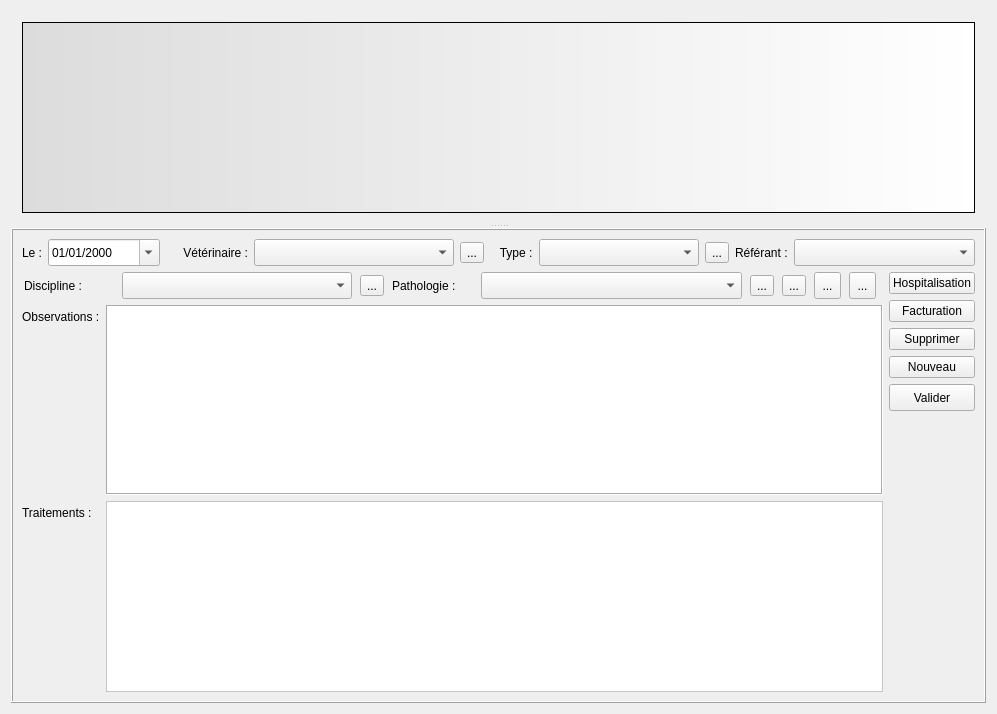
  <widget class="QWidget" name="tab_consulation">
   <attribute name="title">
    <string>Consultations</string>
   </attribute>
   <layout class="QVBoxLayout" name="verticalLayout_10">
    <item>
     <widget class="QSplitter" name="splitter">
      <property name="sizePolicy">
       <sizepolicy hsizetype="Preferred" vsizetype="Preferred">
        <horstretch>0</horstretch>
        <verstretch>0</verstretch>
       </sizepolicy>
      </property>
      <property name="maximumSize">
       <size>
        <width>16777215</width>
        <height>16777215</height>
       </size>
      </property>
      <property name="orientation">
       <enum>Qt::Vertical</enum>
      </property>
      <widget class="QFrame" name="frame_med_sup">
       <property name="styleSheet">
        <string notr="true">background-color: rgb(188, 255, 231,0);</string>
       </property>
       <property name="frameShape">
        <enum>QFrame::Box</enum>
       </property>
       <property name="frameShadow">
        <enum>QFrame::Raised</enum>
       </property>
       <layout class="QHBoxLayout" name="horizontalLayout_13">
        <item>
         <widget class="QTextBrowser" name="textBrowser_consultations">
          <property name="baseSize">
           <size>
            <width>0</width>
            <height>300</height>
           </size>
          </property>
          <property name="styleSheet">
           <string notr="true">background-position: right; background-image:  url(:/newPrefix/images/openvet.png);background-repeat: no-repeat; 
background-color: qlineargradient(spread:pad, x1:0, y1:0, x2:1, y2:0, stop:0 rgba(220, 220, 220, 255), stop:1 rgba(255, 255, 255, 255));</string>
          </property>
         </widget>
        </item>
       </layout>
      </widget>
      <widget class="QFrame" name="frame_med_inf">
       <property name="sizePolicy">
        <sizepolicy hsizetype="Preferred" vsizetype="Expanding">
         <horstretch>0</horstretch>
         <verstretch>0</verstretch>
        </sizepolicy>
       </property>
       <property name="minimumSize">
        <size>
         <width>0</width>
         <height>0</height>
        </size>
       </property>
       <property name="toolTip">
        <string>Ajouter un commentaire</string>
       </property>
       <property name="styleSheet">
        <string notr="true"/>
       </property>
       <property name="frameShape">
        <enum>QFrame::Box</enum>
       </property>
       <property name="frameShadow">
        <enum>QFrame::Raised</enum>
       </property>
       <layout class="QHBoxLayout" name="horizontalLayout_14">
        <item>
         <layout class="QVBoxLayout" name="verticalLayout_6">
          <item>
           <layout class="QHBoxLayout" name="horizontalLayout">
            <property name="spacing">
             <number>6</number>
            </property>
            <item>
             <widget class="QLabel" name="label_13">
              <property name="maximumSize">
               <size>
                <width>25</width>
                <height>27</height>
               </size>
              </property>
              <property name="text">
               <string>Le :</string>
              </property>
              <property name="buddy">
               <cstring>dateEdit_consult</cstring>
              </property>
             </widget>
            </item>
            <item>
             <widget class="QDateEdit" name="dateEdit_consult">
              <property name="sizePolicy">
               <sizepolicy hsizetype="Fixed" vsizetype="Fixed">
                <horstretch>0</horstretch>
                <verstretch>0</verstretch>
               </sizepolicy>
              </property>
              <property name="minimumSize">
               <size>
                <width>112</width>
                <height>27</height>
               </size>
              </property>
              <property name="maximumSize">
               <size>
                <width>16777215</width>
                <height>27</height>
               </size>
              </property>
              <property name="toolTip">
               <string>Date de consultation</string>
              </property>
              <property name="displayFormat">
               <string>dd/MM/yyyy</string>
              </property>
              <property name="calendarPopup">
               <bool>true</bool>
              </property>
             </widget>
            </item>
            <item>
             <widget class="QLabel" name="label">
              <property name="minimumSize">
               <size>
                <width>82</width>
                <height>0</height>
               </size>
              </property>
              <property name="maximumSize">
               <size>
                <width>82</width>
                <height>27</height>
               </size>
              </property>
              <property name="text">
               <string>Vétérinaire :</string>
              </property>
              <property name="textFormat">
               <enum>Qt::AutoText</enum>
              </property>
              <property name="alignment">
               <set>Qt::AlignRight|Qt::AlignTrailing|Qt::AlignVCenter</set>
              </property>
              <property name="textInteractionFlags">
               <set>Qt::LinksAccessibleByMouse</set>
              </property>
              <property name="buddy">
               <cstring>comboBox_veterinaire</cstring>
              </property>
             </widget>
            </item>
            <item>
             <widget class="MyComboBox" name="comboBox_veterinaire">
              <property name="sizePolicy">
               <sizepolicy hsizetype="Fixed" vsizetype="Fixed">
                <horstretch>0</horstretch>
                <verstretch>0</verstretch>
               </sizepolicy>
              </property>
              <property name="minimumSize">
               <size>
                <width>200</width>
                <height>27</height>
               </size>
              </property>
              <property name="maximumSize">
               <size>
                <width>16777215</width>
                <height>27</height>
               </size>
              </property>
              <property name="toolTip">
               <string>Vétérinaire consultant</string>
              </property>
              <property name="styleSheet">
               <string notr="true">selection-background-color: rgb(255, 255, 127);</string>
              </property>
              <property name="editable">
               <bool>false</bool>
              </property>
              <property name="frame">
               <bool>true</bool>
              </property>
             </widget>
            </item>
            <item>
             <widget class="QToolButton" name="toolButton_Veterinaire">
              <property name="toolTip">
               <string>Editer la liste des vétérinaires</string>
              </property>
              <property name="text">
               <string>...</string>
              </property>
              <property name="icon">
               <iconset resource="resources.qrc">
                <normaloff>:/newPrefix/images/edit1.png</normaloff>:/newPrefix/images/edit1.png</iconset>
              </property>
              <property name="iconSize">
               <size>
                <width>20</width>
                <height>20</height>
               </size>
              </property>
             </widget>
            </item>
            <item>
             <widget class="QLabel" name="label_12">
              <property name="maximumSize">
               <size>
                <width>50</width>
                <height>27</height>
               </size>
              </property>
              <property name="text">
               <string>   Type :</string>
              </property>
              <property name="buddy">
               <cstring>comboBox_consultType</cstring>
              </property>
             </widget>
            </item>
            <item>
             <widget class="MyComboBox" name="comboBox_consultType">
              <property name="minimumSize">
               <size>
                <width>160</width>
                <height>27</height>
               </size>
              </property>
              <property name="maximumSize">
               <size>
                <width>16777215</width>
                <height>27</height>
               </size>
              </property>
              <property name="toolTip">
               <string>Choir le type dominant de la consultation</string>
              </property>
              <property name="styleSheet">
               <string notr="true">selection-background-color: rgb(255, 255, 127);</string>
              </property>
             </widget>
            </item>
            <item>
             <widget class="QToolButton" name="toolButton_TypeConsultation">
              <property name="toolTip">
               <string>Editer les types de consultation</string>
              </property>
              <property name="text">
               <string>...</string>
              </property>
              <property name="icon">
               <iconset resource="resources.qrc">
                <normaloff>:/newPrefix/images/edit1.png</normaloff>:/newPrefix/images/edit1.png</iconset>
              </property>
              <property name="iconSize">
               <size>
                <width>20</width>
                <height>20</height>
               </size>
              </property>
             </widget>
            </item>
            <item>
             <widget class="QLabel" name="label_Referant">
              <property name="maximumSize">
               <size>
                <width>63</width>
                <height>27</height>
               </size>
              </property>
              <property name="text">
               <string>Référant :</string>
              </property>
              <property name="buddy">
               <cstring>comboBox_Referant</cstring>
              </property>
             </widget>
            </item>
            <item>
             <widget class="MyComboBox" name="comboBox_Referant">
              <property name="minimumSize">
               <size>
                <width>181</width>
                <height>27</height>
               </size>
              </property>
              <property name="maximumSize">
               <size>
                <width>16777215</width>
                <height>27</height>
               </size>
              </property>
              <property name="toolTip">
               <string>Choisir un vétérinaire référant</string>
              </property>
              <property name="styleSheet">
               <string notr="true">selection-background-color: rgb(255, 255, 127);</string>
              </property>
              <property name="editable">
               <bool>false</bool>
              </property>
             </widget>
            </item>
           </layout>
          </item>
          <item>
           <layout class="QHBoxLayout" name="horizontalLayout_8">
            <item>
             <layout class="QVBoxLayout" name="verticalLayout_5">
              <item>
               <layout class="QHBoxLayout" name="horizontalLayout_7">
                <item>
                 <widget class="QLabel" name="label_17">
                  <property name="maximumSize">
                   <size>
                    <width>90</width>
                    <height>27</height>
                   </size>
                  </property>
                  <property name="text">
                   <string>Discipline :</string>
                  </property>
                 </widget>
                </item>
                <item>
                 <widget class="MyComboBox" name="comboBox_PathologieDomaine">
                  <property name="minimumSize">
                   <size>
                    <width>200</width>
                    <height>27</height>
                   </size>
                  </property>
                  <property name="maximumSize">
                   <size>
                    <width>230</width>
                    <height>27</height>
                   </size>
                  </property>
                  <property name="toolTip">
                   <string>Domaine pathologique dominant de la consultation</string>
                  </property>
                  <property name="styleSheet">
                   <string notr="true">selection-background-color: rgb(255, 255, 127);</string>
                  </property>
                 </widget>
                </item>
                <item>
                 <widget class="QToolButton" name="toolButton_EditDomaine">
                  <property name="text">
                   <string>...</string>
                  </property>
                  <property name="icon">
                   <iconset resource="resources.qrc">
                    <normaloff>:/newPrefix/images/edit1.png</normaloff>:/newPrefix/images/edit1.png</iconset>
                  </property>
                  <property name="iconSize">
                   <size>
                    <width>20</width>
                    <height>20</height>
                   </size>
                  </property>
                 </widget>
                </item>
                <item>
                 <widget class="QLabel" name="label_Pathologie">
                  <property name="sizePolicy">
                   <sizepolicy hsizetype="Expanding" vsizetype="Preferred">
                    <horstretch>0</horstretch>
                    <verstretch>0</verstretch>
                   </sizepolicy>
                  </property>
                  <property name="minimumSize">
                   <size>
                    <width>81</width>
                    <height>0</height>
                   </size>
                  </property>
                  <property name="maximumSize">
                   <size>
                    <width>81</width>
                    <height>27</height>
                   </size>
                  </property>
                  <property name="text">
                   <string>Pathologie :</string>
                  </property>
                 </widget>
                </item>
                <item>
                 <widget class="MyComboBox" name="comboBox_Pathologie">
                  <property name="minimumSize">
                   <size>
                    <width>221</width>
                    <height>27</height>
                   </size>
                  </property>
                  <property name="maximumSize">
                   <size>
                    <width>261</width>
                    <height>27</height>
                   </size>
                  </property>
                  <property name="toolTip">
                   <string>Pressez Enrée pour valider la sélection</string>
                  </property>
                  <property name="styleSheet">
                   <string notr="true">selection-background-color: rgb(255, 255, 127);</string>
                  </property>
                  <property name="editable">
                   <bool>false</bool>
                  </property>
                 </widget>
                </item>
                <item>
                 <widget class="QToolButton" name="toolButton_EditPathologie">
                  <property name="toolTip">
                   <string>Editer les pathologies</string>
                  </property>
                  <property name="text">
                   <string>...</string>
                  </property>
                  <property name="icon">
                   <iconset resource="resources.qrc">
                    <normaloff>:/newPrefix/images/edit1.png</normaloff>:/newPrefix/images/edit1.png</iconset>
                  </property>
                  <property name="iconSize">
                   <size>
                    <width>20</width>
                    <height>20</height>
                   </size>
                  </property>
                 </widget>
                </item>
                <item>
                 <widget class="QToolButton" name="toolButton_ScanPathologie">
                  <property name="toolTip">
                   <string>Rechercher une pathologie</string>
                  </property>
                  <property name="text">
                   <string>...</string>
                  </property>
                  <property name="icon">
                   <iconset resource="resources.qrc">
                    <normaloff>:/newPrefix/images/loupe2.png</normaloff>:/newPrefix/images/loupe2.png</iconset>
                  </property>
                  <property name="iconSize">
                   <size>
                    <width>20</width>
                    <height>20</height>
                   </size>
                  </property>
                 </widget>
                </item>
                <item>
                 <widget class="QToolButton" name="toolButton_Pathologie">
                  <property name="minimumSize">
                   <size>
                    <width>27</width>
                    <height>27</height>
                   </size>
                  </property>
                  <property name="maximumSize">
                   <size>
                    <width>27</width>
                    <height>27</height>
                   </size>
                  </property>
                  <property name="toolTip">
                   <string>Accès au formulaire de pathologie</string>
                  </property>
                  <property name="text">
                   <string>...</string>
                  </property>
                  <property name="icon">
                   <iconset resource="resources.qrc">
                    <normaloff>:/newPrefix/images/pathologie.png</normaloff>:/newPrefix/images/pathologie.png</iconset>
                  </property>
                  <property name="iconSize">
                   <size>
                    <width>36</width>
                    <height>36</height>
                   </size>
                  </property>
                 </widget>
                </item>
                <item>
                 <widget class="QToolButton" name="toolButton_comment">
                  <property name="minimumSize">
                   <size>
                    <width>27</width>
                    <height>27</height>
                   </size>
                  </property>
                  <property name="maximumSize">
                   <size>
                    <width>27</width>
                    <height>27</height>
                   </size>
                  </property>
                  <property name="toolTip">
                   <string>Ajouter un commentaire</string>
                  </property>
                  <property name="text">
                   <string>...</string>
                  </property>
                  <property name="icon">
                   <iconset resource="resources.qrc">
                    <normaloff>:/newPrefix/images/info.png</normaloff>:/newPrefix/images/info.png</iconset>
                  </property>
                  <property name="iconSize">
                   <size>
                    <width>48</width>
                    <height>48</height>
                   </size>
                  </property>
                 </widget>
                </item>
               </layout>
              </item>
              <item>
               <layout class="QFormLayout" name="formLayout">
                <property name="fieldGrowthPolicy">
                 <enum>QFormLayout::AllNonFixedFieldsGrow</enum>
                </property>
                <item row="0" column="0">
                 <widget class="QLabel" name="label_14">
                  <property name="text">
                   <string>Observations :</string>
                  </property>
                 </widget>
                </item>
                <item row="0" column="1">
                 <widget class="QTextEdit" name="textEdit_consultObs">
                  <property name="minimumSize">
                   <size>
                    <width>450</width>
                    <height>60</height>
                   </size>
                  </property>
                  <property name="maximumSize">
                   <size>
                    <width>16777215</width>
                    <height>16777215</height>
                   </size>
                  </property>
                  <property name="toolTip">
                   <string>Insérer les observations cliniques</string>
                  </property>
                  <property name="styleSheet">
                   <string notr="true">background-color: rgb(255, 255, 255);</string>
                  </property>
                  <property name="frameShape">
                   <enum>QFrame::Box</enum>
                  </property>
                  <property name="frameShadow">
                   <enum>QFrame::Sunken</enum>
                  </property>
                 </widget>
                </item>
                <item row="1" column="0">
                 <widget class="QLabel" name="label_15">
                  <property name="text">
                   <string>Traitements :</string>
                  </property>
                 </widget>
                </item>
                <item row="1" column="1">
                 <widget class="QTextEdit" name="textEdit_consultTrait">
                  <property name="minimumSize">
                   <size>
                    <width>450</width>
                    <height>30</height>
                   </size>
                  </property>
                  <property name="maximumSize">
                   <size>
                    <width>16777215</width>
                    <height>16777215</height>
                   </size>
                  </property>
                  <property name="toolTip">
                   <string>Inserez les traitements</string>
                  </property>
                  <property name="styleSheet">
                   <string notr="true">background-color: rgb(255, 255, 255);</string>
                  </property>
                 </widget>
                </item>
               </layout>
              </item>
             </layout>
            </item>
            <item>
             <layout class="QVBoxLayout" name="verticalLayout">
              <item>
               <widget class="QPushButton" name="pushButton_Hospit">
                <property name="toolTip">
                 <string>Imprimer la fiche d'hospitalisation</string>
                </property>
                <property name="text">
                 <string>Hospitalisation</string>
                </property>
               </widget>
              </item>
              <item>
               <widget class="QPushButton" name="pushButton_Facturation">
                <property name="toolTip">
                 <string>Basculer en facturation</string>
                </property>
                <property name="text">
                 <string>Facturation</string>
                </property>
               </widget>
              </item>
              <item>
               <widget class="QPushButton" name="pushButton_Supprimer">
                <property name="toolTip">
                 <string>Supprimer cette consultation</string>
                </property>
                <property name="text">
                 <string>Supprimer</string>
                </property>
               </widget>
              </item>
              <item>
               <widget class="QPushButton" name="pushButton_Nouveau">
                <property name="toolTip">
                 <string>Ajouter une nouvelle consultation</string>
                </property>
                <property name="text">
                 <string>Nouveau</string>
                </property>
               </widget>
              </item>
              <item>
               <widget class="QPushButton" name="pushButton_valider">
                <property name="minimumSize">
                 <size>
                  <width>0</width>
                  <height>27</height>
                 </size>
                </property>
                <property name="toolTip">
                 <string>Enregistrer cette consultation</string>
                </property>
                <property name="text">
                 <string>Valider</string>
                </property>
               </widget>
              </item>
              <item>
               <spacer name="verticalSpacer_2">
                <property name="orientation">
                 <enum>Qt::Vertical</enum>
                </property>
                <property name="sizeHint" stdset="0">
                 <size>
                  <width>20</width>
                  <height>40</height>
                 </size>
                </property>
               </spacer>
              </item>
             </layout>
            </item>
           </layout>
          </item>
         </layout>
        </item>
       </layout>
      </widget>
     </widget>
    </item>
   </layout>
  </widget>
